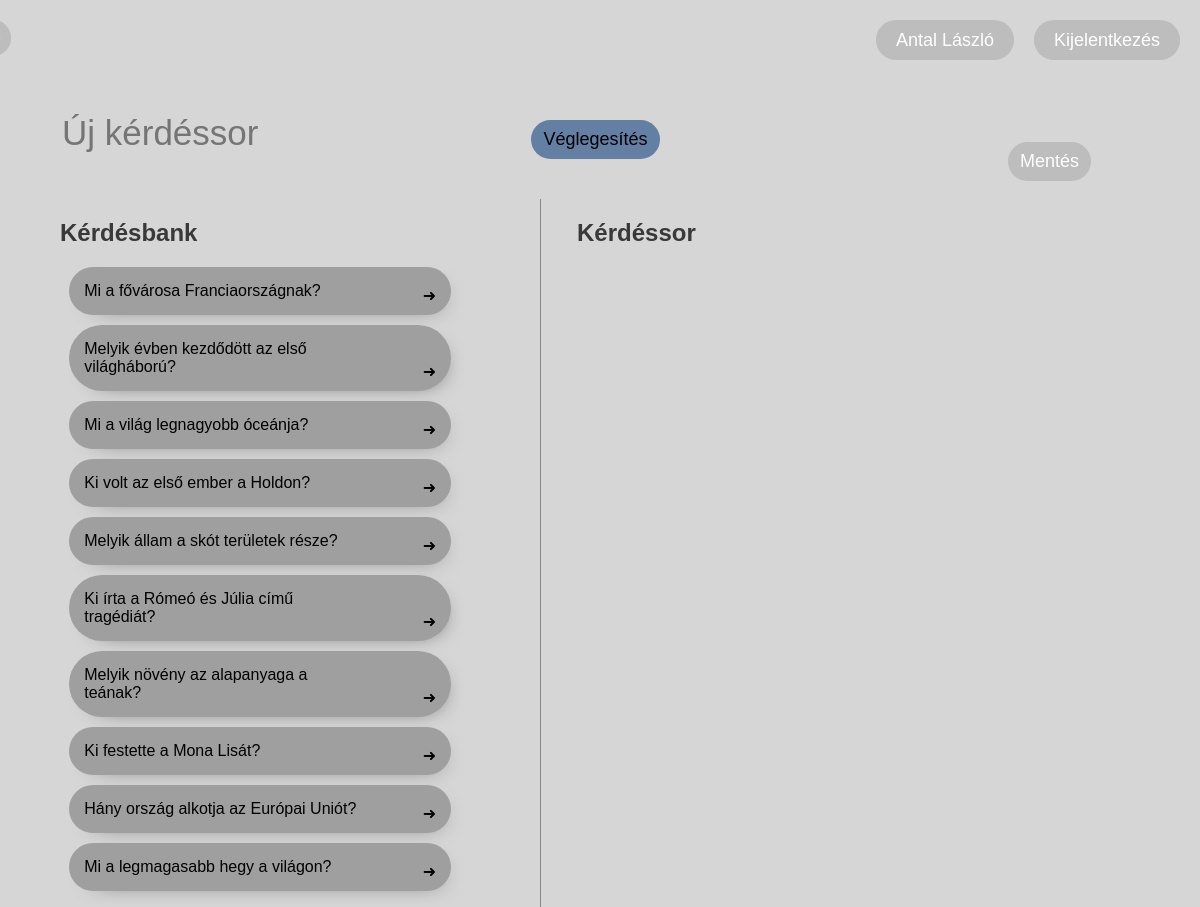
The page /kerdessor.php (signed in) on the database its author committed.
### tables this page shows
CREATE TABLE `questions` (
  `id` int(11) NOT NULL,
  `question` text NOT NULL,
  `correct` int(11) NOT NULL,
  `answer1` text NOT NULL,
  `answer2` text NOT NULL,
  `answer3` text NOT NULL,
  `answer4` text NOT NULL,
  `point` int(11) NOT NULL
);

### server.php (called while the page is built, shortened)
<?php
	function getQuestionsNew($connDB, $id=null){
			try{
				if(!isset($id)){
					$sqlKerdesLeker = "SELECT * FROM questions;";
					$queryKerdesLeker = $connDB->prepare($sqlKerdesLeker);
					$queryKerdesLeker->execute();
					return $queryKerdesLeker;
				}
				$sqlKerdesLeker = "SELECT * FROM questions where id={$id};";
				$queryKerdesLeker = $connDB->prepare($sqlKerdesLeker);
				$queryKerdesLeker->execute();
				return $queryKerdesLeker;
			}
			catch (PDOException $e){
				echo "<p class=\"error\">Adatbázis lekérdezési hiba: {$e->getMessage()}</p>\n";
			}
			catch (Throwable $e){
				echo "<p class=\"error\">Ismeretlen hiba: {$e->getMessage()}</p>\n";
			}
	}
?>

### kerdessor.php (the view, shortened to what this page needs)
	<?php
		include("server.php");
	?>
<html lang="en">
<head>
	<link rel="stylesheet" type="text/css" href="kerdessorStyle.css">
</head>
<body>
	<div id="header">
		<a href="index.php"><button id="back" class="login">⬅</button></a>
        <button class="login"><a href="profil.php"><?php echo $_SESSION["Name"];?></a></button>
        <button class="login" ><a href="logout.php">Kijelentkezés</a></button>
    </div>
	<form action="kerdessor.php" method="post">
		<input id="nev" name="nev" type="text" placeholder="Új kérdéssor">
		<input id="send" name="send" type="submit" value="Véglegesítés">
	</form>
		<div id="container">
			<div id="kerdesbank">
				<h2>Kérdésbank</h2>
				<ul id="kerdesek">
					<?php
						try{
							$queryKerdesLeker = getQuestionsNew($connDB);
							while ($row = $queryKerdesLeker->fetch(PDO::FETCH_ASSOC)){
								echo "<li class='bankKerdesek' id='{$row["id"]}'><p class='kerdesText'>{$row["question"]}</p><span>➜</span></li>";
							}
						} catch(PDOException $e){
							echo "<p class=\"error\">Adatbázis lekérdezési hiba: {$e->getMessage()}</p>\n";
						}
					?>
				</ul>
			</div>
			<div id="kerdessor">
				<h2>Kérdéssor</h2>
			</div>
		</div>
		<button id="done"><a href="index.php">Mentés</a></button>
</body>
</html>

### kerdessorStyle.css (style rules this page uses)
body, html { background-color: rgb(214, 214, 214); height: 100%; margin: 0; padding: 0; font-family: Arial; }
#header { display: flex; justify-content: end; height: 60px; }
.login { background-color: rgba(128, 128, 128, 0.3); color: white; font-size: large; margin-top: 20px; margin-right: 20px; border-radius: 50px; border: none; padding: 0 20px 0 20px; }
a { text-decoration: none; color: white; }
#nev { margin-left: 5%; color: rgb(93, 93, 93); background-color:rgba(255, 255, 255, 0); border: none; font-size: 35px; }
h2 { color: rgb(57, 57, 57); }
#kerdesbank { margin-left: 5%; margin-top: 2%; border-right: solid 1px rgb(137, 137, 137); width: 40%; }
#kerdessor { margin-top: 2%; width: 30%; margin-left: 3%; }
ul { list-style-type: none; }
li { background-color: #9f9f9f; border-radius: 50px; padding: 15px; width: 80%; margin-left: -7%; margin-bottom: 10px; box-shadow: 7px 7px 23px -19px rgba(0,0,0,1); }
#container { display: flex; justify-content: normal; }
span { float:right; margin-top: -4%; }
p { padding:0; margin: 0; width: 80%; }
#done , #send { padding: 9 12 9 12; background-color: rgba(128, 128, 128, 0.3); color: black; font-size: large; margin-top: 5%; margin-left: 75%; border-radius: 50px; border: none; }
#back { padding: 7 10 7 10; margin-left: -75vw; }
#done { position:absolute; top: 9%; left: 9%; }
#send { margin-left: 1%; background-color: rgba(70, 106, 152, 0.8); }

### rows shown on the page
questions: question "Mi a fővárosa Franciaországnak?"
questions: question "Melyik évben kezdődött az első világháború?"
questions: question "Mi a világ legnagyobb óceánja?"
questions: question "Ki volt az első ember a Holdon?"
questions: question "Melyik állam a skót területek része?"
questions: question "Ki írta a Rómeó és Júlia című tragédiát?"
questions: question "Melyik növény az alapanyaga a teának?"
questions: question "Ki festette a Mona Lisát?"
questions: question "Hány ország alkotja az Európai Uniót?"
questions: question "Mi a legmagasabb hegy a világon?"

### other values the page prints
$_SESSION["Name"] "Antal László"
